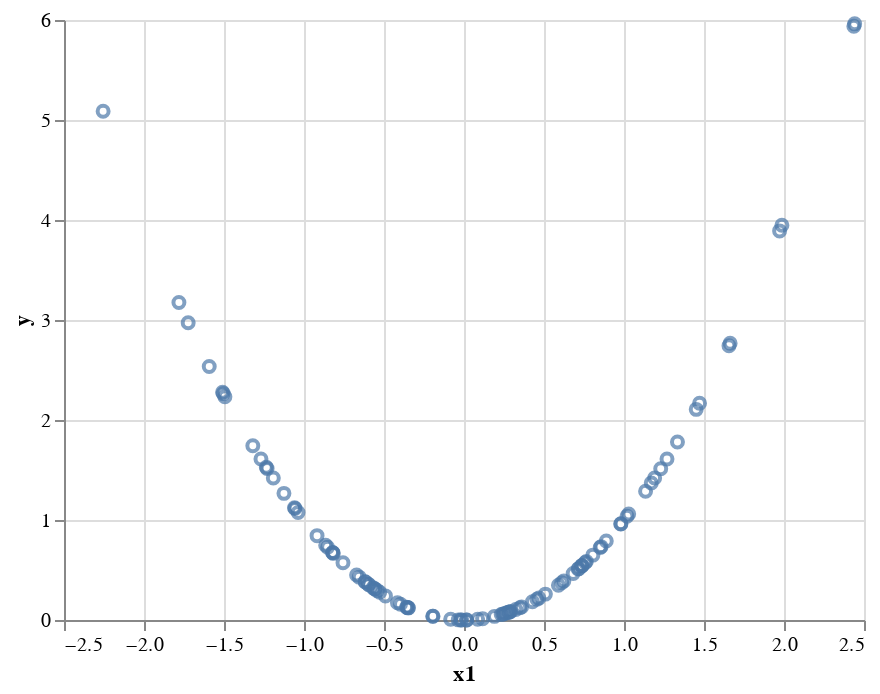

The cell this chart's notebook holds for it:
### Code cell
data = pd.DataFrame({'y':y[:,0], 'x1':x[:,0]})
alt.Chart(data).mark_point().encode(x='x1', y='y')

### Figure 1 — Vega-Lite specification as saved in the notebook (floating-point values rounded to 4 significant figures)
{"$schema": "https://vega.github.io/schema/vega-lite/v3.4.0.json", "config": {"mark": {"tooltip": null}, "view": {"height": 300, "width": 400}}, "data": {"name": "data-74e27fdf5c0d3c19cf2419d553dc8367"}, "datasets": {"data-74e27fdf5c0d3c19cf2419d553dc8367": [{"x1": 1.029, "y": 1.059}, {"x1": 0.3599, "y": 0.1295}, {"x1": -0.5575, "y": 0.3108}, {"x1": -0.5682, "y": 0.3229}, {"x1": -1.059, "y": 1.122}, {"x1": 1.229, "y": 1.512}, {"x1": -0.6161, "y": 0.3796}, {"x1": -0.5266, "y": 0.2773}, {"x1": 1.192, "y": 1.42}, {"x1": -1.782, "y": 3.175}, {"x1": -1.32, "y": 1.742}, {"x1": -0.03583, "y": 0.001284}, {"x1": 0.292, "y": 0.08528}, {"x1": -0.8524, "y": 0.7267}, {"x1": 0.7167, "y": 0.5137}, {"x1": 0.7138, "y": 0.5096}, {"x1": 0.9797, "y": 0.9598}, {"x1": 0.8566, "y": 0.7337}, {"x1": 0.2502, "y": 0.06261}, {"x1": 0.8054, "y": 0.6486}, {"x1": 0.4555, "y": 0.2075}, {"x1": 1.135, "y": 1.288}, {"x1": -1.724, "y": 2.972}, {"x1": -0.3486, "y": 0.1215}, {"x1": -1.494, "y": 2.233}, {"x1": -0.6549, "y": 0.4289}, {"x1": -0.8213, "y": 0.6745}, {"x1": -0.4908, "y": 0.2409}, {"x1": 0.5088, "y": 0.2588}, {"x1": -0.6183, "y": 0.3822}, {"x1": -0.6714, "y": 0.4507}, {"x1": 0.4277, "y": 0.1829}, {"x1": 0.5902, "y": 0.3483}, {"x1": 1.019, "y": 1.038}, {"x1": 1.17, "y": 1.37}, {"x1": 0.264, "y": 0.06967}, {"x1": -0.8164, "y": 0.6665}, {"x1": 0.624, "y": 0.3894}, {"x1": -2.255, "y": 5.087}, {"x1": -1.269, "y": 1.61}, {"x1": 0.2424, "y": 0.05876}, {"x1": -0.348, "y": 0.1211}, {"x1": 2.442, "y": 5.962}, {"x1": 1.973, "y": 3.891}, {"x1": -0.01391, "y": 0.0001934}, {"x1": -0.3584, "y": 0.1285}, {"x1": -0.397, "y": 0.1576}, {"x1": 1.334, "y": 1.78}, {"x1": -0.3555, "y": 0.1264}, {"x1": 0.7377, "y": 0.5442}, {"x1": -0.5423, "y": 0.294}, {"x1": 1.987, "y": 3.948}, {"x1": 0.349, "y": 0.1218}, {"x1": 0.7647, "y": 0.5848}, {"x1": 0.7353, "y": 0.5406}, {"x1": 0.6822, "y": 0.4654}, {"x1": 0.08545, "y": 0.007302}, {"x1": 1.663, "y": 2.767}, {"x1": 0.01721, "y": 0.0002961}, {"x1": 0.7583, "y": 0.5751}, {"x1": -0.08335, "y": 0.006947}, {"x1": 1.656, "y": 2.743}, {"x1": 1.269, "y": 1.61}, {"x1": 0.3237, "y": 0.1048}, {"x1": -0.5965, "y": 0.3558}, {"x1": -1.192, "y": 1.42}, {"x1": 0.9809, "y": 0.9622}, {"x1": -0.1956, "y": 0.03825}, {"x1": -0.5958, "y": 0.3549}, {"x1": 0.6107, "y": 0.3729}, {"x1": -1.037, "y": 1.075}, {"x1": -1.236, "y": 1.527}, {"x1": -1.056, "y": 1.116}, {"x1": 0.7373, "y": 0.5436}, {"x1": -0.1934, "y": 0.03742}, {"x1": 0.468, "y": 0.219}, {"x1": 0.1163, "y": 0.01352}, {"x1": 0.2741, "y": 0.07515}, {"x1": 0.8892, "y": 0.7907}, {"x1": 0.2842, "y": 0.08076}, {"x1": -1.509, "y": 2.277}, {"x1": 0.1904, "y": 0.03625}, {"x1": 1.451, "y": 2.106}, {"x1": -0.8204, "y": 0.673}, {"x1": -1.125, "y": 1.266}, {"x1": 2.437, "y": 5.937}, {"x1": -1.505, "y": 2.264}, {"x1": 0.01511, "y": 0.0002283}, {"x1": 0.2808, "y": 0.07885}, {"x1": -0.5584, "y": 0.3118}, {"x1": -0.4159, "y": 0.173}, {"x1": 0.8517, "y": 0.7253}, {"x1": -0.7563, "y": 0.572}, {"x1": -1.592, "y": 2.535}, {"x1": -0.8646, "y": 0.7475}, {"x1": 1.472, "y": 2.168}, {"x1": 0.2327, "y": 0.05413}, {"x1": -0.9184, "y": 0.8435}, {"x1": -0.0211, "y": 0.0004452}, {"x1": -1.231, "y": 1.515}]}, "encoding": {"x": {"field": "x1", "type": "quantitative"}, "y": {"field": "y", "type": "quantitative"}}, "mark": "point"}
